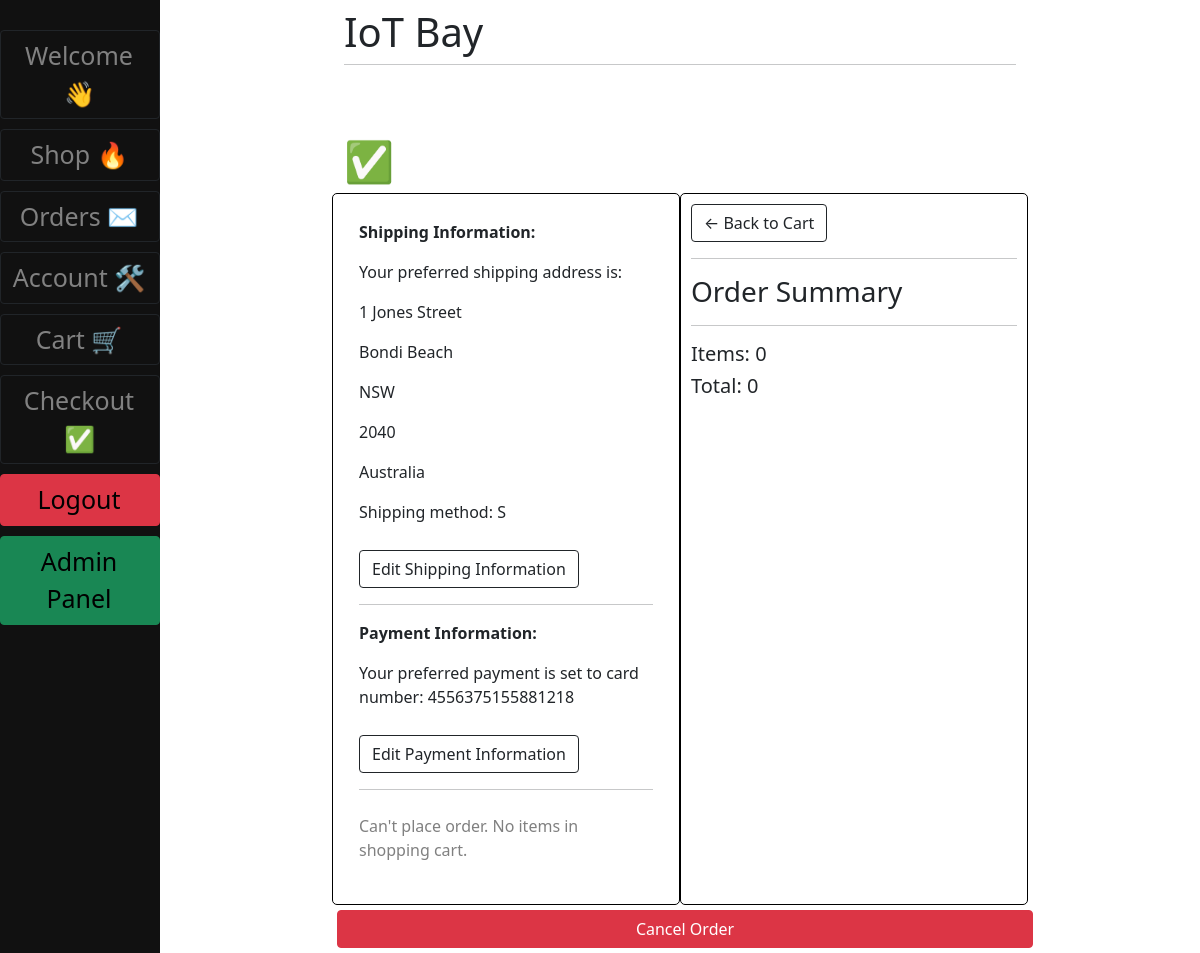
Before: /checkout/ (signed in) with the older database file.
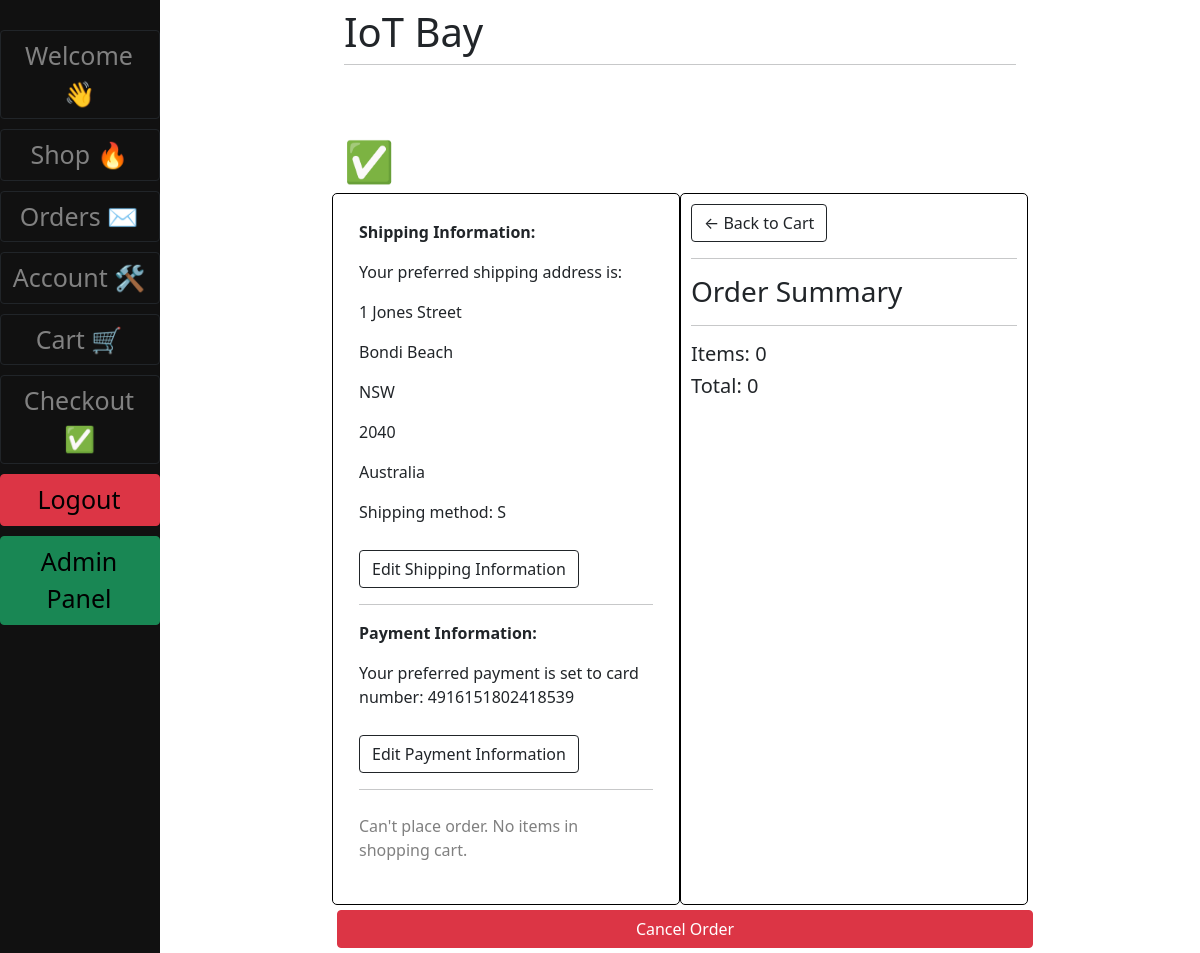
After: the same page with the newer database file.
### main/models.py (models this page shows, shortened)
class Payment(models.Model):
    order = models.ForeignKey(Order, on_delete=models.CASCADE)
    customer = models.ForeignKey(User, on_delete=models.CASCADE, null=True)
    name_on_card = models.CharField(max_length=100)
    card_number = models.IntegerField(default=0000-0000-0000)
    expiry_date = models.DateTimeField(null=True)
    cvv = models.IntegerField(default=000)

### main/views.py (the view, shortened to what this page needs)
# urls.py: path('checkout/', v.CheckoutView.as_view(), name="checkout"),
class CheckoutView(View):
    def get(self, *args, **kwargs):
        form = AddressForm()
        order, created = Order.objects.get_or_create(
            customer=self.request.user, complete=False
        )
        order_items = order.orderitem_set.all()
        try:
            payment = Payment.objects.get(customer=self.request.user)
            has_payment = True
        except:
            payment = None
            has_payment = False
        try:
            shipping = Shipping.objects.get(user=self.request.user)
            has_address = True
        except:
            shipping = None
            has_address = False
        cart_items = order.get_cart_items
        cart_total = order.get_cart_total
        stock_error = False
        context = {
            "form": form,
            "items": order_items,
            "cart_items": cart_items,
            "cart_total": cart_total,
            "payment": payment,
            "has_payment": has_payment,
            "shipping": shipping,
            "has_address": has_address,
            "stock_error": stock_error,
            "error_item": ''
        }
        return render(self.request, "Order_Management/checkout.html", context)

### main/models.py (called while the page is built)
    @property
    def get_cart_total(self):
        orderitems = self.orderitem_set.all()
        total = sum([item.total_price for item in orderitems])
        return total

    @property
    def get_cart_items(self):
        orderitems = self.orderitem_set.all()
        total = sum([item.quantity for item in orderitems])
        return total

### main/templates/Order_Management/checkout.html (shortened to what this page needs)
{% extends 'main/base.html' %}
{% load static %}
{% load crispy_forms_tags %}
{% block content %}
<main class="mt-5 pt-4">
    <div class="row">
      <h1>✅</h1>
        <div class="col-lg-6" style="border:1px solid black; padding: 10px; border-radius: 5px;">
            <form class="card-body" method="POST">
              <p><strong>Shipping Information:</strong></p>
              {% if has_address %}
                <p>Your preferred shipping address is:</p>
                <p>{{shipping.street_address}}</p>
                <p>{{shipping.city}}</p>
                <p>{{shipping.state}}</p>
                <p>{{shipping.postcode}}</p>
                <p>{{shipping.country}}</p>
                <p>Shipping method: {{shipping.shipping_method}}</p>
              {% else %}
                <p>Please update your shipping preferences...</p>
              {% endif %}
              <a class="btn btn-outline-dark" style = "margin-top: 10px;" href="/edit_shippment">Edit Shipping Information</a>
              <br>
              <hr>
              <div id="payment-info">
                  <p><strong>Payment Information:</strong></p>
                  {% if has_payment %}
                    <p>Your preferred payment is set to card number: {{payment.card_number}}</p>
                  {% else %}
                    <p>Please update your payment details...</p>
                  {% endif %}
                  <a class="btn btn-outline-dark" style = "margin-top: 10px;" href="/edit_payment">Edit Payment Information</a>
              </div>
              <hr class="mb-4">
              {% if not has_payment and has_address %}
                <p style="color:grey;">Can't place order. Please select shipping and payment options.</p>
              {% elif cart_items is 0 %}
                <p style="color:grey;">Can't place order. No items in shopping cart.</p>
              {% else %}
                <button class="btn btn-primary btn-lg btn-block" type="submit">Place Order</button>
              {% endif %}
            </form>
        </div>
            <div class="col-lg-6" style="border:1px solid black; padding: 10px; border-radius: 5px;">
                <div class="box-element" >
                    <a  class="btn btn-outline-dark" href="{% url 'cart' %}">&#x2190; Back to Cart</a>
                    <hr>
                    <h3>Order Summary</h3>
                    <hr>
                    <h5>Items:   {{cart_items}}</h5>
                    <h5>Total:   {{cart_total}}</h5>
                </div>
            </div>
			    <a class="btn btn-danger" type="submit" style="float: right;margin: 5px" href="/cancel_order">Cancel Order</a>
          </div>
        </div>
</div>
{% endblock %}

Changed rows visible on the page:
removed Payment: card_number "4556375155881218"
added Payment: card_number "4916151802418539"
